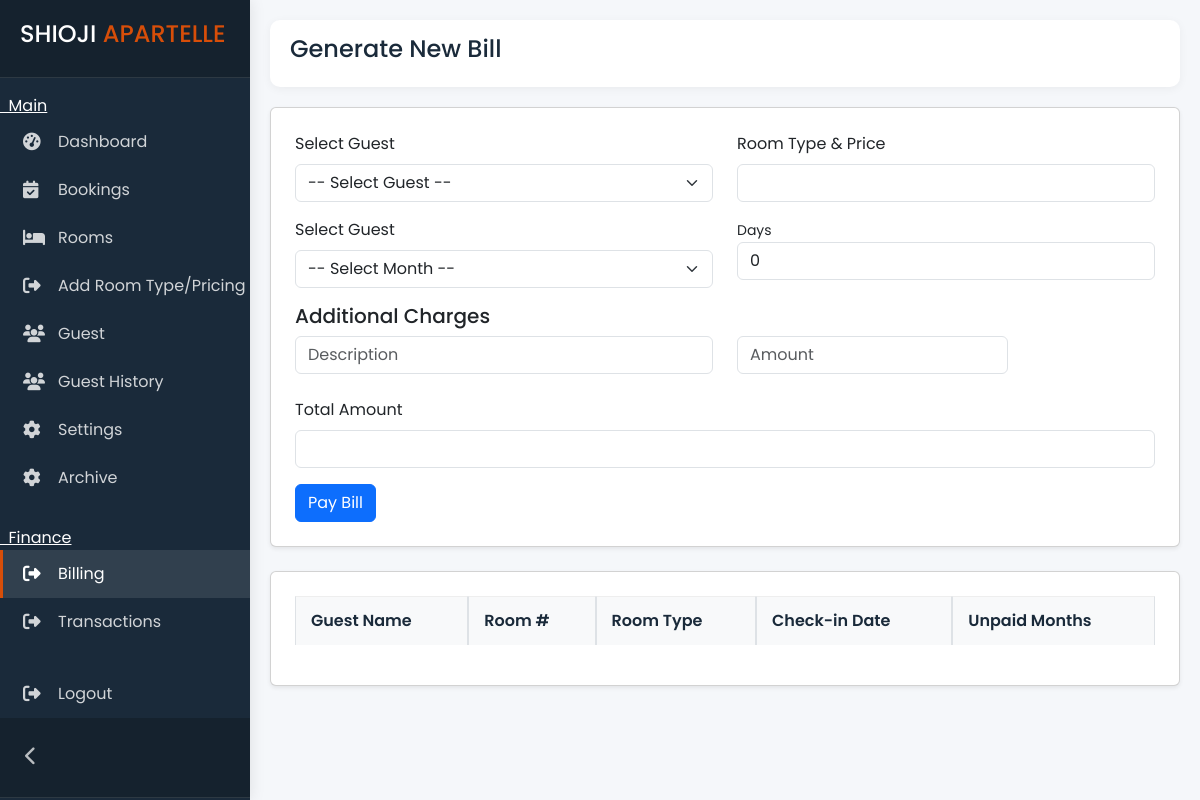
/admin/billing.php (signed in), run on an earlier commit of the app's database.
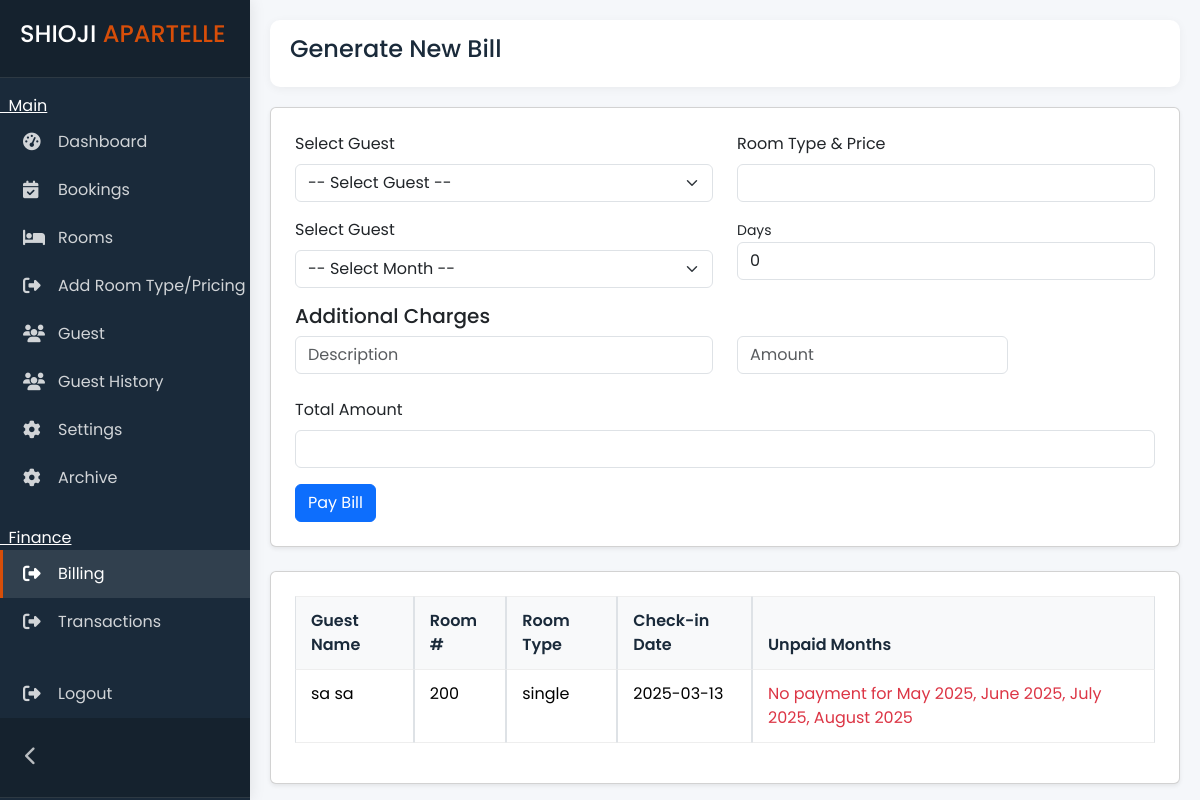
And on a later commit of the database.
### tables this page shows
CREATE TABLE `rooms` (
  `room_id` int(11) NOT NULL,
  `guest_id` int(11) DEFAULT NULL,
  `room_type_id` int(10) NOT NULL,
  `status` enum('available','occupied') NOT NULL,
  `archive` enum('yes','no') NOT NULL DEFAULT 'no'
);

CREATE TABLE `guests` (
  `guest_id` int(11) NOT NULL,
  `room_id` int(11) DEFAULT NULL,
  `first_name` varchar(200) NOT NULL,
  `last_name` varchar(200) NOT NULL,
  `email` varchar(200) NOT NULL,
  `phone` varchar(200) NOT NULL,
  `checkin_date` date DEFAULT NULL,
  `checkout_date` date DEFAULT NULL,
  `no_of_guest` tinyint(1) NOT NULL,
  `status` varchar(200) DEFAULT NULL,
  `password` varchar(250) DEFAULT NULL
);

CREATE TABLE `room_types` (
  `room_type_id` int(11) NOT NULL,
  `type` varchar(200) NOT NULL,
  `price` double(10,2) NOT NULL DEFAULT 0.00,
  `created_at` timestamp NOT NULL DEFAULT current_timestamp(),
  `archive` enum('yes','no') NOT NULL DEFAULT 'no'
);

### admin/billing.php (the view, shortened to what this page needs)
<!DOCTYPE html>
<html>
<?php include 'head.php'; ?>
<body>
    <?php include 'sidebar.php'; ?>
    <div class="main-content">
        <div class="topbar">
            <h4>Generate New Bill</h4>
        </div>
        <div class="card shadow-sm p-4 mb-4">
            <form method="POST" action="">
                <div class="row">
                    <div class="mb-3 col-md-6">
                        <label class="form-label">Select Guest</label>
                        <select class="form-select" name="guest_id" id="guestSelect" required>
                            <option value="">-- Select Guest --</option>
                        </select>
                    </div>
                    <div class="mb-3 col-md-6">
                        <label class="form-label">Room Type & Price</label>
                        <input type="text" class="form-control" id="roomInfo" readonly>
                    </div>
                </div>
                <div class="row">
                    <div class="mb-3 col-md-6">
                        <label class="form-label">Select Guest</label>
                        <select class="form-select" name="bill_month" id="billMonthSelect" required>
                            <option value="">-- Select Month --</option>
                        </select>
                    </div>
                    <div class="mb-3 col-md-6">
                        <small class="form-label">Days</small>
                        <input type="number" class="form-control" name="days" id="daysInput" min="1" value="0" required>
                    </div>
                </div>
                <div class="mb-4">
                    <h5>Additional Charges</h5>
                    <div class="service-item row mb-2">
                        <div class="col-md-6">
                            <input type="text" class="form-control" name="description" placeholder="Description">
                        </div>
                        <div class="col-md-4">
                            <input type="number" class="form-control" name="amount" id="additionalAmount" placeholder="Amount" step="0.01" min="0">
                        </div>
                    </div>
                </div>
                <div class="mb-3">
                    <label class="form-label">Total Amount</label>
                    <input type="text" name="total_amount" class="form-control" id="totalAmount" readonly>
                </div>
                <button type="submit" name="pay" class="btn btn-primary">Pay Bill</button>
            </form>
        </div>
        <div class="room-content ">
            <div class="card shadow-sm p-4">
                <?php
                include '../connect.php';
                function getUnpaidMonths($checkinDate, $guestId, $conn)
                {
                    $unpaidMonths = [];
                    $start = new DateTime($checkinDate);
                    $start->modify('first day of this month');
                    $now = new DateTime();
                    $now->modify('first day of this month');
                    while ($start <= $now) {
                        $billMonth = $start->format('Y-m');
                        $stmt = $conn->prepare("SELECT 1 FROM transactions WHERE guest_id = ? AND bill_month = ?");
                        $stmt->bind_param("is", $guestId, $billMonth);
                        $stmt->execute();
                        $stmt->store_result();
                        if ($stmt->num_rows === 0) {
                            $unpaidMonths[] = $start->format('F Y');
                        }
                        $start->modify('+1 month');
                    }
                    return $unpaidMonths;
                }
                ?>
                <table id="myTable" class="table table-bordered">
                    <thead>
                        <tr>
                            <th>Guest Name</th>
                            <th>Room #</th>
                            <th>Room Type</th>
                            <th>Check-in Date</th>
                            <th>Unpaid Months</th>
                        </tr>
                    </thead>
                    <tbody>
                        <?php
                        $sql = "SELECT
            g.guest_id,
            g.first_name,
            g.last_name,
            g.checkin_date,
            r.room_id,
            rt.type AS room_type
        FROM guests g
        LEFT JOIN rooms r ON g.room_id = r.room_id
        LEFT JOIN room_types rt ON r.room_type_id = rt.room_type_id
        WHERE g.status = 'checked_in'
        ORDER BY g.checkin_date DESC";
                        $result = $conn->query($sql);
                        while ($row = $result->fetch_assoc()) {
                            $unpaidMonths = getUnpaidMonths($row['checkin_date'], $row['guest_id'], $conn);
                            if (!empty($unpaidMonths)) {
                                echo "<tr>";
                                echo "<td>" . htmlspecialchars($row['first_name'] . ' ' . $row['last_name']) . "</td>";
                                echo "<td>" . htmlspecialchars($row['room_id'] ?? '—') . "</td>";
                                echo "<td>" . htmlspecialchars($row['room_type'] ?? '—') . "</td>";
                                echo "<td>" . htmlspecialchars($row['checkin_date']) . "</td>";
                                echo "<td><span class='text-danger'>No payment for " . implode(', ', $unpaidMonths) . "</span></td>";
                                echo "</tr>";
                            }
                        }
                        ?>
                    </tbody>
                </table>
            </div>
        </div>
    </div>
</body>
</html>

### admin/head.php (shortened to what this page needs)
<head>
    <link href="../node_modules/bootstrap/dist/css/bootstrap.min.css" rel="stylesheet">
    <link href="../node_modules/datatables.net-bs5/css/dataTables.bootstrap5.min.css" rel="stylesheet">
    <link rel="stylesheet" href="../assets/fontawesome/css/all.min.css">
    <link rel="stylesheet" href="style.css">
</head>

### admin/sidebar.php (shortened to what this page needs)
<div class="sidebar" id="sidebar">
    <div class="sidebar-header">
        <a href="../index.php" style="text-decoration: none; color: inherit;">
            <h4>SHIOJI <span>APARTELLE</span></h4>
        </a>
    </div>
    <?php $currentPage = basename($_SERVER['PHP_SELF']); ?>
    <ul class="nav flex-column mt-3">
        <u>&nbsp;&nbsp;Main</u>
        <li class="nav-item">
            <a class="nav-link <?php if ($currentPage == 'dashboard.php') echo 'active'; ?>" href="dashboard.php">
                <i class="fas fa-tachometer-alt"></i>
                <span class="nav-text">Dashboard</span>
            </a>
        </li>
        <li class="nav-item">
            <a class="nav-link <?php if ($currentPage == 'bookings.php') echo 'active'; ?>" href="bookings.php">
                <i class="fas fa-calendar-check"></i>
                <span class="nav-text">Bookings</span>
            </a>
        </li>
        <li class="nav-item">
            <a class="nav-link <?php if ($currentPage == 'rooms.php') echo 'active'; ?>" href="rooms.php">
                <i class="fas fa-bed"></i>
                <span class="nav-text">Rooms</span>
            </a>
        </li>
        <li class="nav-item ">
            <a class="nav-link <?php if ($currentPage == 'room_pricing.php') echo 'active'; ?>" href="room_pricing.php">
                <i class="fas fa-sign-out-alt"></i>
                <span class="nav-text">Add Room Type/Pricing</span>
            </a>
        </li>
        <li class="nav-item">
            <a class="nav-link <?php if ($currentPage == 'guest.php') echo 'active'; ?>" href="guest.php">
                <i class="fas fa-users"></i>
                <span class="nav-text">Guest</span>
            </a>
        </li>
        <li class="nav-item">
            <a class="nav-link <?php if ($currentPage == 'history.php') echo 'active'; ?>" href="history.php">
                <i class="fas fa-users"></i>
                <span class="nav-text">Guest History</span>
            </a>
        </li>
        <li class="nav-item">
            <a class="nav-link <?php if ($currentPage == 'settings.php') echo 'active'; ?>" href="setting.php">
                <i class="fas fa-cog"></i>
                <span class="nav-text">Settings</span>
            </a>
        </li>
           <li class="nav-item">
            <a class="nav-link <?php if ($currentPage == 'archive.php') echo 'active'; ?>" href="archive.php">
                <i class="fas fa-cog"></i>
                <span class="nav-text">Archive</span>
            </a>
        </li>
        <u class="mt-4">&nbsp;&nbsp;Finance</u>
        <li class="nav-item ">
            <a class="nav-link <?php if ($currentPage == 'billing.php') echo 'active'; ?>" href="billing.php">
                <i class="fas fa-sign-out-alt"></i>
                <span class="nav-text">Billing</span>
            </a>
        </li>
        <li class="nav-item ">
            <a class="nav-link <?php if ($currentPage == 'invoice.php') echo 'active'; ?>" href="invoice.php">
                <i class="fas fa-sign-out-alt"></i>
                <span class="nav-text">Transactions</span>
            </a>
        </li>
        <li class="nav-item mt-4">
            <a class="nav-link <?php if ($currentPage == 'logout.php') echo 'active'; ?>" href="logout.php">
                <i class="fas fa-sign-out-alt"></i>
                <span class="nav-text">Logout</span>
            </a>
        </li>
    </ul>
    <div class="sidebar-header mt-auto">
        <button class="collapse-btn" id="collapseSidebar">
            <i class="fas fa-chevron-left"></i>
        </button>
    </div>
</div>

### admin/style.css (style rules this page uses)
:root { --primary: #2a5d8a; --secondary: #e9b44c; --accent: #d74e09; --light: #f8f9fa; --dark: #1a2a3a; --gray: #6c757d; --sidebar-width: 250px; --sidebar-collapsed-width: 70px; --success: #4cc9f0; --danger: #e63946; --warning: #fca311; --border: #e0e0e0; --card-shadow: 0 4px 6px rgba(0, 0, 0, 0.05); --transition: all 0.3s ease; }
* { margin: 0; padding: 0; box-sizing: border-box; }
body { font-family: "Poppins", sans-serif; background-color: #f5f7fa; color: var(--dark); overflow-x: hidden; transition: all 0.3s; }
.sidebar { position: fixed; top: 0; left: 0; width: var(--sidebar-width); height: 100vh; background: var(--dark); color: white; z-index: 1000; transition: all 0.3s ease; box-shadow: 0 0 15px rgba(0, 0, 0, 0.1); overflow-y: auto; }
.sidebar-header { padding: 20px; background: rgba(0, 0, 0, 0.2); border-bottom: 1px solid rgba(255, 255, 255, 0.1); display: flex; align-items: center; justify-content: space-between; }
.sidebar-header span { color: var(--accent); }
.collapse-btn { background: transparent; border: none; color: rgba(255, 255, 255, 0.7); font-size: 1.2rem; cursor: pointer; transition: all 0.3s; padding: 5px; border-radius: 4px; }
.nav-link { color: rgba(255, 255, 255, 0.8); padding: 12px 20px; border-left: 3px solid transparent; transition: all 0.3s; display: flex; align-items: center; white-space: nowrap; cursor: pointer; }
.nav-link:hover, .nav-link.active { color: white; background: rgba(255, 255, 255, 0.1); border-left: 3px solid var(--accent); }
.nav-link i { width: 25px; margin-right: 10px; font-size: 1.1rem; transition: margin 0.3s; }
.main-content { margin-left: var(--sidebar-width); padding: 20px; transition: all 0.3s; min-height: 100vh; }
.topbar { display: flex; justify-content: space-between; align-items: center; padding: 15px 20px; background: white; border-radius: 10px; box-shadow: 0 2px 10px rgba(0, 0, 0, 0.05); margin-bottom: 20px; }
.table { border-collapse: separate; border-spacing: 0; }
.table th { background: var(--light); padding: 12px 15px; font-weight: 600; color: var(--dark); border-top: 1px solid #eee; }
.table td { padding: 12px 15px; border-top: 1px solid #eee; }
.table tr:last-child td { border-bottom: 1px solid #eee; }

What changed in the data, as far as the page shows it:
added rooms: guest.last_name "sa sa", room_id "200", room_type.type "single", guest.checkin_date "2025-03-13", unpaidMonths "May 2025, June 2025, July 2025, August 2025"
